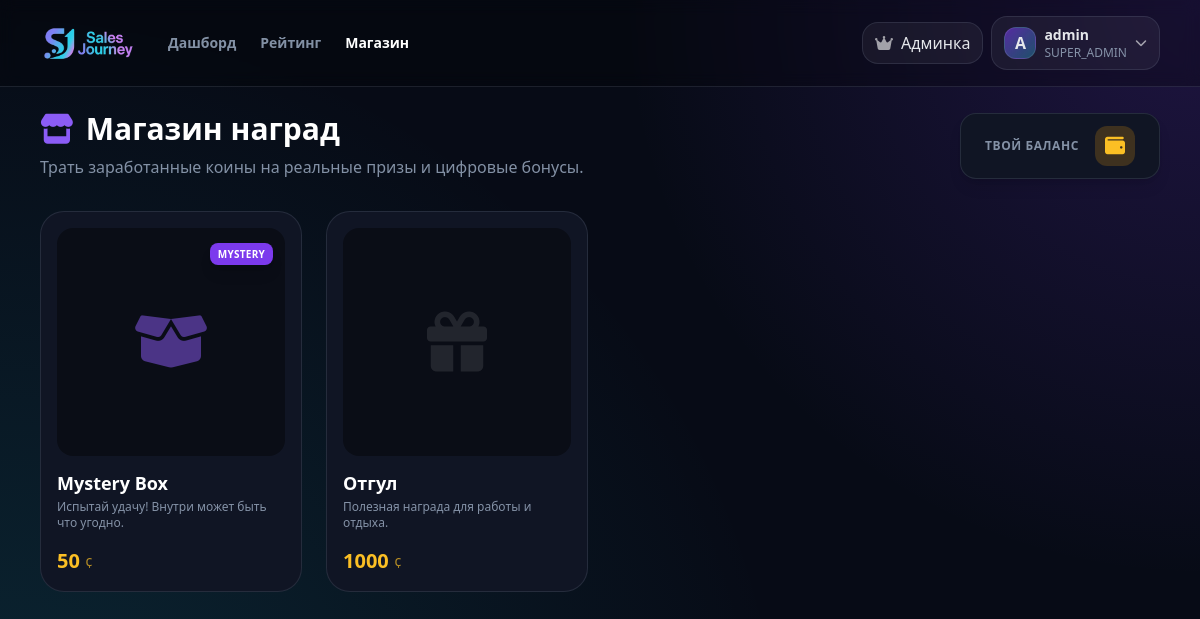
/shop/ (signed in), run on the app's committed database.
### models.py (models this page shows, shortened)
class User(db.Model, UserMixin):
    __tablename__ = 'users'
    id: Mapped[int] = mapped_column(Integer, primary_key=True)
    username: Mapped[str] = mapped_column(String(100), unique=True, nullable=True)  # nullable, т.к. вход по email
    email: Mapped[str] = mapped_column(String(120), unique=True, nullable=False, index=True)
    password_hash: Mapped[Optional[str]] = mapped_column(String(256), nullable=True)
    must_change_password: Mapped[bool] = mapped_column(Boolean, default=False, nullable=False)
    role: Mapped[UserRole] = mapped_column(Enum(UserRole), default=UserRole.EMPLOYEE, nullable=False)
    company_id: Mapped[Optional[int]] = mapped_column(ForeignKey('companies.id'), nullable=True)
    company: Mapped[Optional["Company"]] = relationship(back_populates="employees", foreign_keys=[company_id])
    partner_profile: Mapped[Optional["PartnerUser"]] = relationship(back_populates="user", uselist=False,
                                                                    cascade="all, delete-orphan")
    gamification_profile: Mapped[Optional["GamificationProfile"]] = relationship(back_populates="user", uselist=False,
                                                                                 cascade="all, delete-orphan")
    buffs: Mapped[List["DailyBuff"]] = relationship(back_populates="user", cascade="all, delete-orphan")
    transactions: Mapped[List["Transaction"]] = relationship(back_populates="user", cascade="all, delete-orphan")
    inventory: Mapped[List["UserInventory"]] = relationship(back_populates="user", cascade="all, delete-orphan")
    amo_maps: Mapped[List["AmoCRMUserMap"]] = relationship(back_populates="platform_user", cascade="all, delete-orphan")
    challenge_progress: Mapped[List["ChallengeProgress"]] = relationship(back_populates="user",
                                                                         cascade="all, delete-orphan")

class ShopItem(db.Model):
    __tablename__ = 'shop_items'
    id: Mapped[int] = mapped_column(Integer, primary_key=True)
    company_id: Mapped[Optional[int]] = mapped_column(ForeignKey('companies.id'), nullable=True)
    name: Mapped[str] = mapped_column(String(200), nullable=False)
    price: Mapped[int] = mapped_column(Integer, nullable=False)
    image_url: Mapped[str] = mapped_column(String(500), nullable=True)
    type: Mapped[ShopItemType] = mapped_column(Enum(ShopItemType), default=ShopItemType.REAL)  # Меняем дефолт на REAL
    attributes: Mapped[dict] = mapped_column(db.JSON, nullable=True, default=dict)
    company: Mapped[Optional["Company"]] = relationship(backref="shop_items")

### shop.py (the view, shortened to what this page needs)
@bp_shop.route('/', methods=['GET'])
@login_required
def shop_index():
    query_filter = or_(
        ShopItem.company_id.is_(None),
        ShopItem.company_id == current_user.company_id
    )
    items = db.session.execute(
        select(ShopItem).where(query_filter).order_by(ShopItem.price.asc())
    ).scalars().all()
    return render_template('shop/index.html', items=items, user=current_user)

### templates/shop/index.html (shortened to what this page needs)
{% extends "base.html" %}
{% set title = "Магазин — Sales Journey" %}
{% block content %}
<div x-data="shop()" class="max-w-7xl mx-auto">
    <div class="flex flex-col md:flex-row md:items-end justify-between gap-4 mb-8">
        <div>
            <h1 class="text-3xl font-black text-white mb-2 flex items-center gap-3">
                <i class="fa-solid fa-store text-violet-500"></i> Магазин наград
            </h1>
            <p class="text-[color:var(--sj-muted)]">Трать заработанные коины на реальные призы и цифровые бонусы.</p>
        </div>
        <div class="bg-[#101524] border border-[color:var(--sj-border)] rounded-2xl px-6 py-3 flex items-center gap-4 shadow-lg">
            <div class="text-right">
                <div class="text-xs text-[color:var(--sj-muted)] uppercase font-bold tracking-wider">Твой баланс</div>
            </div>
            <div class="w-10 h-10 rounded-xl bg-amber-500/20 flex items-center justify-center text-[color:var(--sj-amber)]">
                <i class="fa-solid fa-wallet text-xl"></i>
            </div>
        </div>
    </div>
    <div class="grid grid-cols-1 sm:grid-cols-2 lg:grid-cols-4 gap-6">
        {% for item in items %}
        <div class="relative group bg-[#101524] border border-[color:var(--sj-border)] rounded-3xl p-4 flex flex-col transition-all duration-300 hover:-translate-y-1 hover:shadow-[0_10px_40px_-10px_rgba(124,58,237,0.2)]">
            <div class="aspect-square rounded-2xl bg-black/40 mb-4 overflow-hidden relative">
                {% if item.image_url %}
                    <img src="{{ item.image_url }}" alt="{{ item.name }}" class="w-full h-full object-cover transition-transform duration-700 group-hover:scale-110">
                {% else %}
                    <div class="w-full h-full flex items-center justify-center">
                        {% if item.type.value == 'MYSTERY_BOX' %}
                            <i class="fa-solid fa-box-open text-6xl text-violet-500/50 group-hover:text-violet-400 transition-colors animate-pulse"></i>
                        {% else %}
                            <i class="fa-solid fa-gift text-6xl text-white/10 group-hover:text-white/20 transition-colors"></i>
                        {% endif %}
                    </div>
                {% endif %}
                <div class="absolute top-3 right-3">
                    {% if item.type.value == 'MYSTERY_BOX' %}
                        <span class="px-2 py-1 rounded-lg bg-violet-600 text-white text-[10px] font-bold uppercase tracking-wide shadow-lg">Mystery</span>
                    {% elif item.company_id %}
                         <span class="px-2 py-1 rounded-lg bg-blue-600 text-white text-[10px] font-bold uppercase tracking-wide shadow-lg">От компании</span>
                    {% endif %}
                </div>
            </div>
            <div class="flex-1 flex flex-col">
                <h3 class="font-bold text-white text-lg leading-tight mb-1">{{ item.name }}</h3>
                <p class="text-xs text-[color:var(--sj-muted)] line-clamp-2 mb-4">
                    {% if item.type.value == 'MYSTERY_BOX' %}
                        Испытай удачу! Внутри может быть что угодно.
                    {% else %}
                        Полезная награда для работы и отдыха.
                    {% endif %}
                </p>
                <div class="mt-auto flex items-center justify-between gap-3">
                    <div class="text-[color:var(--sj-amber)] font-black text-xl">
                        {{ item.price }} <span class="text-sm font-normal opacity-70">¢</span>
                    </div>
                    <button @click="buyItem({{ item.id }})"
                            :disabled="buying || balance < {{ item.price }}"
                            class="px-4 py-2 rounded-xl font-bold text-sm transition-all duration-200 flex items-center gap-2"
                            :class="balance >= {{ item.price }} ? 'bg-white text-black hover:bg-violet-400 hover:text-white' : 'bg-white/5 text-white/20 cursor-not-allowed'">
                    </button>
                </div>
            </div>
        </div>
        {% endfor %}
    </div>
</div>
{% endblock %}

### templates/base.html (shortened to what this page needs)
<!DOCTYPE html>
<html lang="ru" class="dark">
<head>
  <script src="https://cdn.tailwindcss.com"></script>
  <link rel="stylesheet" href="https://cdnjs.cloudflare.com/ajax/libs/font-awesome/6.4.0/css/all.min.css">
</head>
<body
  x-data
  class="min-h-screen text-[color:var(--sj-text)]
         bg-[color:var(--sj-bg)]
         bg-[radial-gradient(circle_at_top_right,rgba(124,58,237,.20),transparent_40%),radial-gradient(circle_at_bottom_left,rgba(34,211,238,.14),transparent_55%)]
         selection:bg-violet-500/30"
>
  <header class="sticky top-0 z-40 border-b border-[color:var(--sj-border)] bg-black/25 backdrop-blur">
    <div class="max-w-6xl mx-auto px-4 py-4 flex items-center justify-between">
      <div class="flex items-center gap-8">
          <a href="/" class="flex items-center gap-3">
            <div class="w-24 h-10 grid place-items-center">
                <img src="/static/brand/logo.png"
           width="500" height="200"
        class=" select-none brand-logo-light"
        decoding="async" fetchpriority="high">
            </div>
          </a>
          {% if current_user.is_authenticated %}
          <nav class="hidden md:flex items-center gap-6">
              <a href="/dashboard"
                 class="text-sm font-bold transition-colors hover:text-white {{ 'text-white' if request.path == '/dashboard' else 'text-[color:var(--sj-muted)]' }}">
                  Дашборд
              </a>
              <a href="/leaderboard"
                 class="text-sm font-bold transition-colors hover:text-white {{ 'text-white' if request.path == '/leaderboard' else 'text-[color:var(--sj-muted)]' }}">
                  Рейтинг
              </a>
              <a href="/shop"
                 class="text-sm font-bold transition-colors hover:text-white {{ 'text-white' if request.path.startswith('/shop') else 'text-[color:var(--sj-muted)]' }}">
                  Магазин
              </a>
          </nav>
          {% endif %}
      </div>
      <div class="flex items-center gap-2">
        {% if current_user.is_authenticated %}
          {% if current_user.role and current_user.role.value == 'SUPER_ADMIN' %}
          <a href="{{ url_for('super_admin_panel') }}"
             class="px-3 py-2 rounded-2xl bg-white/5 border border-[color:var(--sj-border)] hover:bg-white/10">
            <i class="fa-solid fa-crown mr-2 text-white/60"></i>Админка
          </a>
          {% endif %}
          <div class="relative" x-data="{open:false}">
            <button @click="open=!open"
                    class="px-3 py-2 rounded-2xl bg-white/5 border border-[color:var(--sj-border)] hover:bg-white/10 flex items-center gap-2">
              <div class="w-8 h-8 rounded-xl bg-gradient-to-br from-violet-600/60 to-cyan-400/30 border border-white/10 grid place-items-center font-bold">
                {{ (current_user.username or current_user.email or 'U')[:1].upper() }}
              </div>
              <div class="hidden sm:block text-left">
                <div class="text-sm font-semibold">{{ current_user.username or current_user.email }}</div>
                <div class="text-xs text-[color:var(--sj-muted)]">{{ current_user.role.value if current_user.role else '' }}</div>
              </div>
              <i class="fa-solid fa-chevron-down text-xs text-white/60"></i>
            </button>
          </div>
        {% else %}
          <a href="/login"
             class="px-4 py-2 rounded-2xl bg-white/5 border border-[color:var(--sj-border)] hover:bg-white/10 font-semibold">
            Вход
          </a>
        {% endif %}
      </div>
    </div>
  </header>
  <main class="max-w-6xl mx-auto px-4 py-6">
    {% block content %}{% endblock %}
  </main>
</body>
</html>

### templates/base.html (style rules this page uses)
:root { --sj-bg:#070b16; --sj-elev:rgba(255,255,255,.045); --sj-card:rgba(255,255,255,.06); --sj-border:rgba(148,163,184,.16); --sj-text:#e5e7eb; --sj-muted:rgba(148,163,184,.88); --sj-primary:#7c3aed; --sj-cyan:#22d3ee; --sj-amber:#fbbf24; --sj-rose:#fb7185; --sj-emerald:#34d399; --sj-shadow: 0 20px 70px rgba(0,0,0,.45); }

### data on the page
User: username "A", username "admin", role "SUPER_ADMIN"
ShopItem: type "MYSTERY_BOX" (drawn), name "Mystery Box", shows "Испытай удачу! Внутри может быть что угодно.", price "50"
ShopItem: type "REAL" (drawn), name "Отгул", price "1000"
